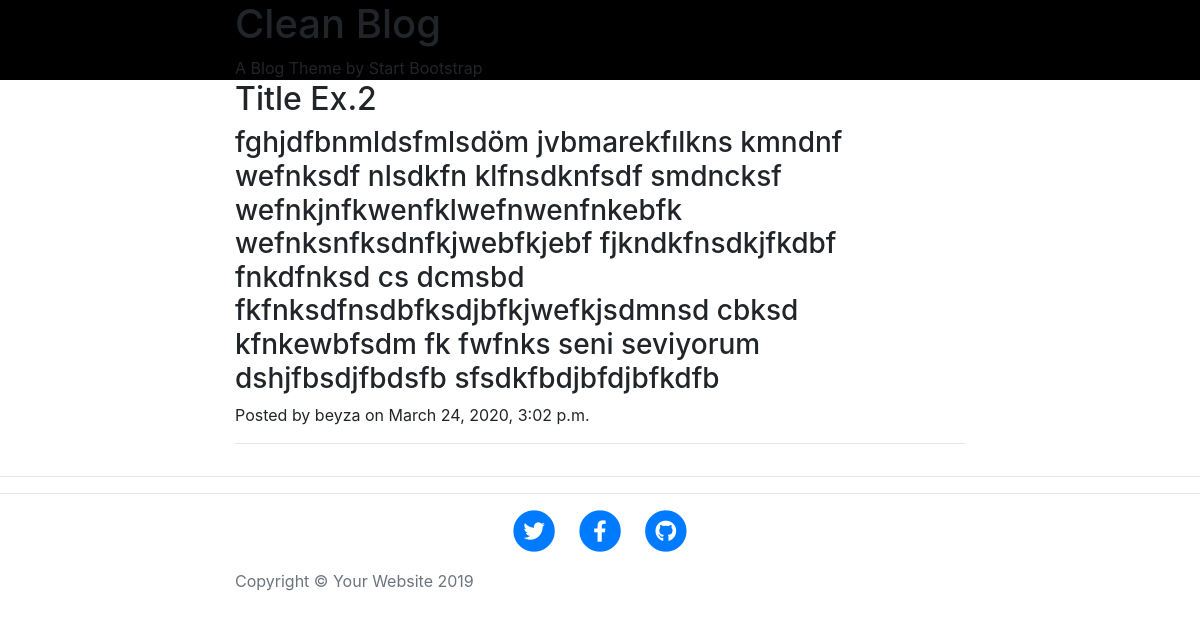
Screenshot of /entry/2/ with the database file from the repository.
### entries/models.py (models this page shows, shortened)
class Entry(models.Model):
    entry_title = models.CharField(max_length=200)
    enrty_text = models.TextField()
    entry_created_date = models.DateTimeField(
        default=timezone.now)
    entry_published_date = models.DateTimeField(
        blank=True, null=True)
    entry_author = models.ForeignKey(User, on_delete=models.CASCADE)
    class Meta:
        verbose_name_plural = "Entries"

### entries/views.py (the view)
# urls.py: path('entry/<int:pk>/', EntryView.as_view(), name='entry-detail'),
class EntryView(DetailView):
    model = Entry
    template_name = 'entries/post.html'

### entries/templates/entries/post.html (shortened to what this page needs)
{% extends "entries/base.html" %} {% load static %} {% block page_header %}
<header
  class="masthead"
  style="background-image: url('static/entries/img/post-bg.jpg')"
>
  <div class="container">
    <div class="row">
      <div class="col-lg-8 col-md-10 mx-auto">
        <div class="site-heading">
          <h1>Clean Blog</h1>
          <span class="subheading">A Blog Theme by Start Bootstrap</span>
        </div>
      </div>
    </div>
  </div>
</header>
{% endblock %} {% block content %}
<div class="container">
  <div class="row">
    <div class="col-lg-8 col-md-10 mx-auto">
      <div class="post-preview">
        <h2 class="post-title">
          {{object.entry_title}}
        </h2>
        <h3 class="post-text">
          {{object.enrty_text}}
        </h3>
        <p class="post-meta">
          Posted by {{object.entry_author}} on {{object.entry_published_date}}
        </p>
      </div>
      <hr />
    </div>
  </div>
</div>
<hr />
{% endblock %}

### rows the page displays
Entry: entry_title "Title Ex.2", enrty_text "fghjdfbnmldsfmlsdöm jvbmarekfılkns kmndnf wefnksdf nlsdkfn klfnsdknfsdf smdncksf wefnkjnfkwenfklwefnwenfnkebfk wefnksnfksdnfkjwebfkjebf fjkndkfnsdkjfkdbf fnkdfnksd cs dcmsbd fkfnksdfnsdbfksdjbfkjwefkjsdmnsd cbksd kfnkewbfsdm fk fwfnks seni seviyorum dshjfbsdjfbdsfb sfsdkfbdjbfdjbfkdfb", entry_author "beyza", entry_published_date "March 24, 2020, 3:02 p.m."
